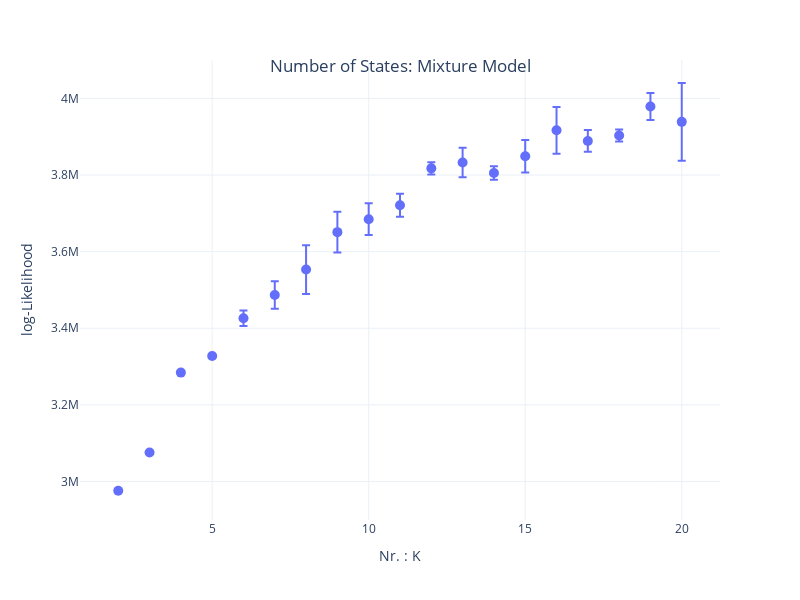

The code cell stored with this chart in its notebook:
### Code cell
# Plot Likelihood of K
fig = px.scatter(ResultsFrame,x='K',y='Mean Likelihood',error_y='Std')
fig.update_traces(marker_size=10)
fig.update_layout(
    title={
        'text': "Number of States: Mixture Model",
        'y':0.9,
        'x':0.5,
        'xanchor': 'center',
        'yanchor': 'top'},
    width=800,height=600,
    legend={'title':"Learning Rates"},
    template="plotly_white",
)
fig.update_yaxes(
    title="log-Likelihood"
)
fig.update_xaxes(
    title="Nr. : K"
)


fig.show()

### Figure 1 — Plotly figure (JSON) as saved in the notebook; plotly's stock layout.template omitted (floating-point values rounded to 4 significant figures)
{"data": [{"error_y": {"array": [77.0, 88.13, 52.58, 60.25, 20280.0, 35930.0, 63440.0, 53250.0, 41410.0, 30000.0, 16160.0, 38500.0, 17530.0, 42270.0, 61100.0, 28480.0, 15770.0, 35260.0, 101400.0]}, "hovertemplate": "K=%{x}<br>Mean Likelihood=%{y}<extra></extra>", "legendgroup": "", "marker": {"color": "#636efa", "size": 10, "symbol": "circle"}, "mode": "markers", "name": "", "orientation": "v", "showlegend": false, "type": "scatter", "x": [2, 3, 4, 5, 6, 7, 8, 9, 10, 11, 12, 13, 14, 15, 16, 17, 18, 19, 20], "xaxis": "x", "y": [2976000.0, 3076000.0, 3284000.0, 3328000.0, 3426000.0, 3487000.0, 3553000.0, 3651000.0, 3685000.0, 3721000.0, 3818000.0, 3833000.0, 3805000.0, 3849000.0, 3917000.0, 3889000.0, 3903000.0, 3979000.0, 3939000.0], "yaxis": "y"}], "layout": {"height": 600, "legend": {"title": {"text": "Learning Rates"}, "tracegroupgap": 0}, "margin": {"t": 60}, "title": {"text": "Number of States: Mixture Model", "x": 0.5, "xanchor": "center", "y": 0.9, "yanchor": "top"}, "width": 800, "xaxis": {"anchor": "y", "domain": [0, 1], "title": {"text": "Nr. : K"}}, "yaxis": {"anchor": "x", "domain": [0, 1], "title": {"text": "log-Likelihood"}}}}
